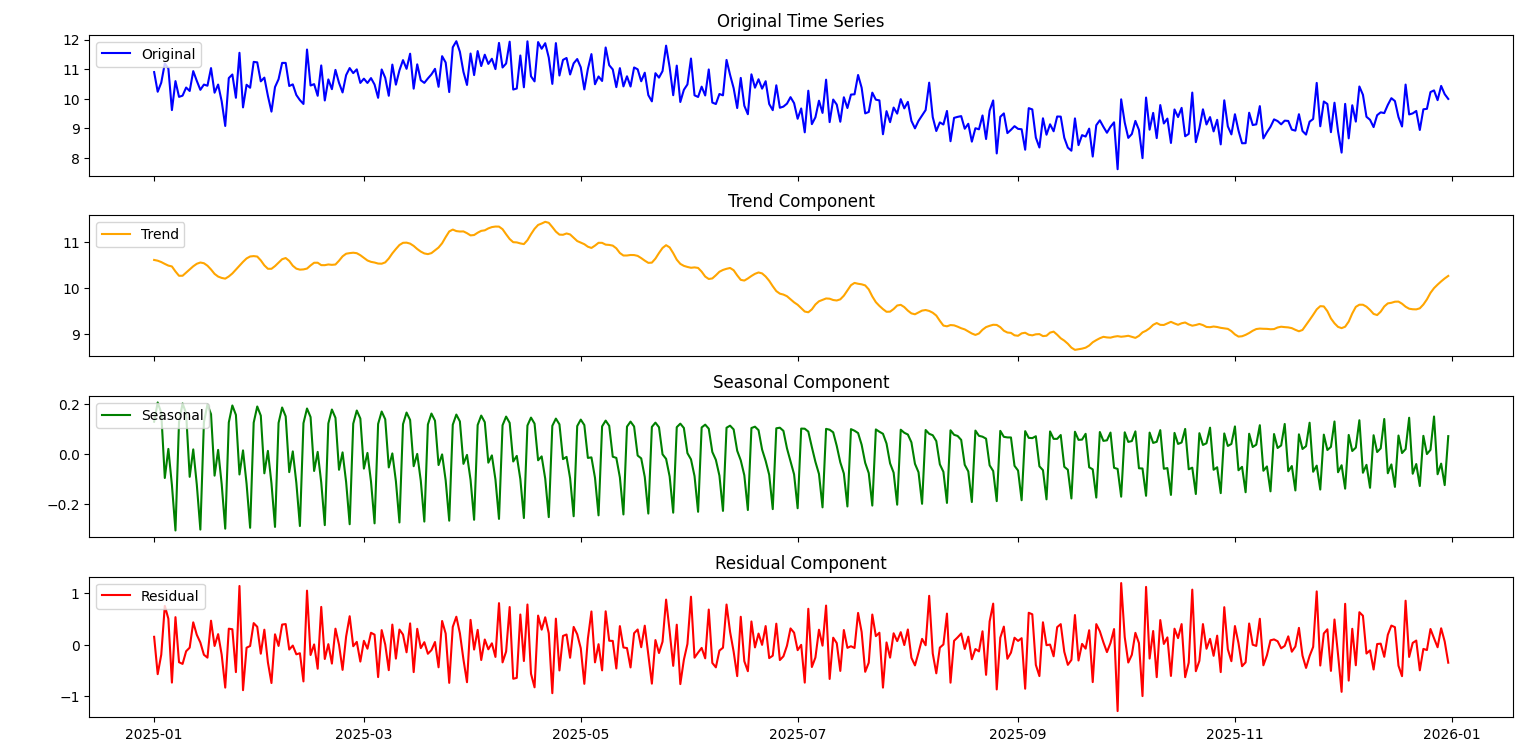

Recreate this plot in Python.
import pandas as pd
import numpy as np
import matplotlib.pyplot as plt
from statsmodels.tsa.seasonal import STL

# Generate example time series data with future dates
np.random.seed(0)
# Replace '2025-01-01' with a future start date
date_range = pd.date_range(start='2025-01-01', periods=365, freq='D')
data = 10 + np.sin(2 * np.pi * date_range.dayofyear /
                   365) + np.random.normal(0, 0.5, 365)
time_series = pd.Series(data, index=date_range)

# Perform Seasonal-Trend decomposition using LOESS (STL)
# Specify the seasonal period (e.g., 365 for yearly seasonality)
seasonal_period = 365
stl = STL(time_series, seasonal=seasonal_period)
result = stl.fit()

# Enhanced Plotting of STL Decomposition Components
fig, (ax1, ax2, ax3, ax4) = plt.subplots(4, 1, figsize=(10, 8), sharex=True)

# Plot original time series
ax1.plot(result.observed, label='Original', color='blue')
ax1.set_title('Original Time Series')
ax1.legend(loc='upper left')

# Plot trend component
ax2.plot(result.trend, label='Trend', color='orange')
ax2.set_title('Trend Component')
ax2.legend(loc='upper left')

# Plot seasonal component
ax3.plot(result.seasonal, label='Seasonal', color='green')
ax3.set_title('Seasonal Component')
ax3.legend(loc='upper left')

# Plot residual component
ax4.plot(result.resid, label='Residual', color='red')
ax4.set_title('Residual Component')
ax4.legend(loc='upper left')

# Formatting the plot
plt.tight_layout()
plt.show()

# Save components for further analysis or modeling
trend_component = result.trend
seasonal_component = result.seasonal
residual_component = result.resid

# Optional: Print summary statistics for each component
print("Trend Component Summary:")
print(trend_component.describe())
print("\nSeasonal Component Summary:")
print(seasonal_component.describe())
print("\nResidual Component Summary:")
print(residual_component.describe())
